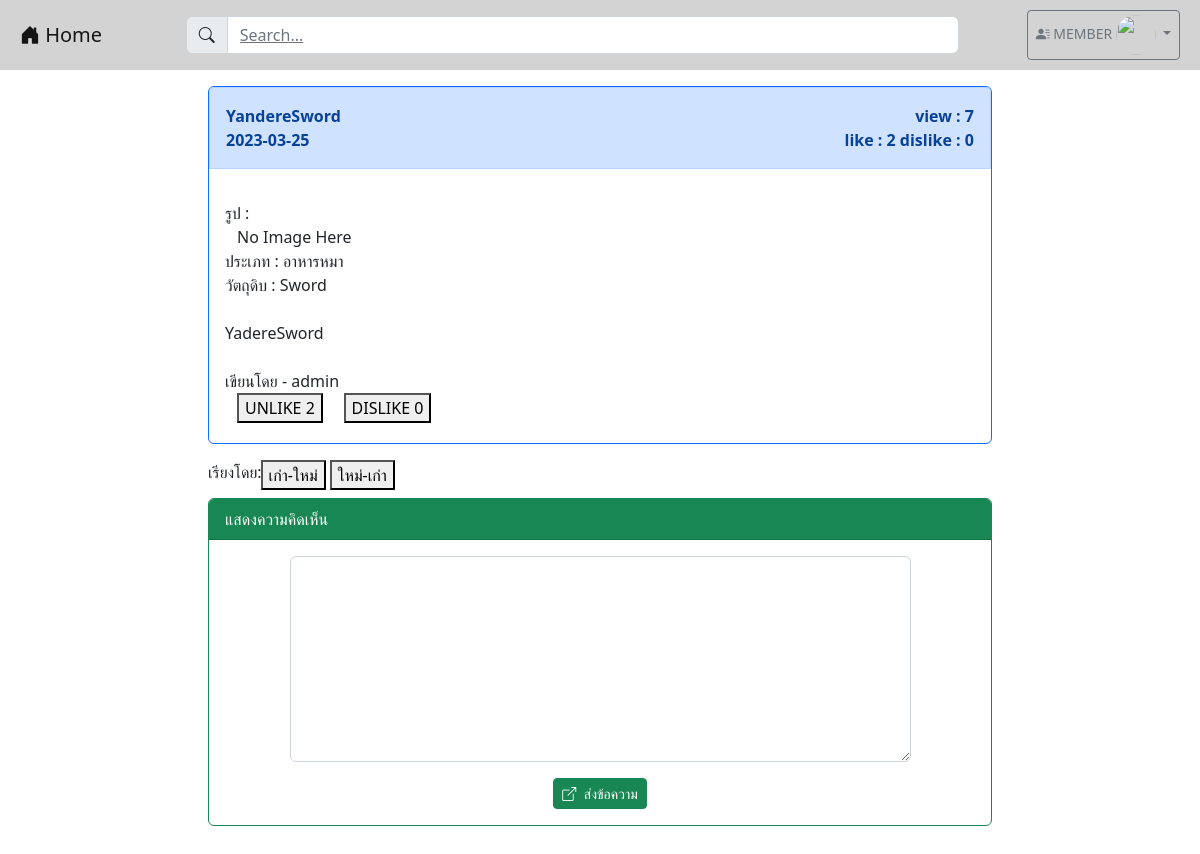
The app's page /post.php?id=108 (signed in) with its own data.
### tables this page shows
CREATE TABLE `post` (
  `post_id` int(100) NOT NULL,
  `user_id` int(100) NOT NULL,
  `category_id` int(100) NOT NULL,
  `post_title` varchar(1000) NOT NULL,
  `post_ingredient` varchar(2024) NOT NULL,
  `post_content` varchar(2048) NOT NULL,
  `post_picture` longblob NOT NULL,
  `post_date` date NOT NULL,
  `post_like` int(100) NOT NULL,
  `post_dislike` int(100) NOT NULL,
  `post_view` int(100) NOT NULL
);

CREATE TABLE `category` (
  `category_id` int(100) NOT NULL,
  `category_tag` varchar(64) NOT NULL
);

CREATE TABLE `user` (
  `user_id` int(100) NOT NULL,
  `user_username` varchar(64) NOT NULL,
  `user_password` varchar(64) NOT NULL,
  `user_name` varchar(64) NOT NULL,
  `user_email` varchar(64) NOT NULL,
  `user_role` varchar(1) NOT NULL,
  `user_fname` varchar(100) NOT NULL,
  `user_lname` varchar(100) NOT NULL,
  `user_phone` int(10) NOT NULL,
  `user_exp` varchar(255) NOT NULL,
  `user_des` varchar(255) NOT NULL,
  `user_country` varchar(100) NOT NULL,
  `user_state` varchar(100) NOT NULL,
  `user_pic` longblob NOT NULL
);

### post.php (the view, shortened to what this page needs)
<!DOCTYPE html>
<html lang="en">
<head>
    <link href="https://cdn.jsdelivr.net/npm/bootstrap@5.2.2/dist/css/bootstrap.min.css" rel="stylesheet"
>
    <link rel="stylesheet" href="https://cdn.jsdelivr.net/npm/bootstrap-icons@1.9.1/font/bootstrap-icons.css">
        <?php
        require 'dbConfig_PDO.php';
        $id = $_GET['id'];
        $data = $conn->query("SELECT p.post_title,u.user_name,p.user_id,u.user_id FROM post p , user u WHERE p.post_id = $id and p.user_id = u.user_id;");
        if ($data !== false) {
            while ($row = $data->fetch()) {
                $post_title = $row['0'];
                $user_id = $row['2'];
                $user_id = $row['3'];
            }
        }
        ?>
</head>
<body>
    <?php
    include "nav.php";
    ?>
    <div class="container-xxl">
        <section class="col-md-8 mx-auto m-3">
            <?php
            isset($_GET['id']) ? $id = $_GET['id'] : header("Location: index.php");
            require 'dbConfig_PDO.php';$conn = new PDO("mysql:host=$server_name;dbname=$database;charset=utf8","$username","$password");
            $conn = new PDO("mysql:host=$server_name;dbname=$database;charset=utf8", "$username", "$password");
            $data = $conn->query("SELECT p.post_id, p.post_title, p.post_date, p.category_id, p.post_ingredient, p.post_content, u.user_username, p.user_id, u.user_id, c.category_tag, c.category_id,
                                        p.post_like, p.post_dislike, p.post_view
                                    FROM post p , user u , category c
                                    WHERE p.post_id = $id and p.category_id = c.category_id and u.user_id = p.user_id");
            if ($data !== false) {
                while ($row = $data->fetch()) {
                    $post_id = $row[0];
                    $post_title = $row[1];
                    $post_date = $row[2];
                    $post_ingredient = $row[4];
                    $post_content = $row[5];
                    $user_username = $row[6];
                    $user_id = $row[7];
                    $category_tag = $row[9];
                    $post_like = $row[11];
                    $post_dislike = $row[12];
                    $post_view = $row[13];
                }
            }
            ?>
            <div class="card text-dark bg-white border-primary mb-3">
                <div class="card-header alert alert-primary">
                    <strong>
                        <?php
                        echo "<div class = 'd-flex justify-content-between'>
                            <div> $post_title </div>
                            <div style='text-align:right'> view : $post_view </div>
                            </div>";
                        echo "<div class = 'd-flex justify-content-between'>
                            <div> $post_date </div>
                            <div style='text-align:right'> like : $post_like  dislike : $post_dislike </div>
                            </div>";
                        ?>
                    </strong>
                </div>
                <div class="card-body pb-1">
                    <div class="container row mb-3 justify-content-between">
                        <?php
                        echo "รูป :";
                        require_once 'dbConfig_SQLi.php';
                        $result = $db->query("SELECT image FROM images_post WHERE post_id = $id");
                        ?>
                        <?php
                        if ($result->num_rows > 0) { ?>
                            <div class="gallery">
                                <?php while ($row = $result->fetch_assoc()) { ?>
                                    <img
                                        width='500' height='500' />
                                    <?php if (isset($_SESSION['user_id']) && !empty($_SESSION['user_id']) && $user_id == $_SESSION['user_id']) { ?>
                                        <form action="deleteimages.php" method="post" enctype="multipart/form-data">
                                            <input type="hidden" name="id" value="<?= $id; ?>">
                                            <input type="submit" name="photo" value="deleted photo">
                                        </form>
                                    <?php } ?>
                                <?php } ?>
                            </div>
                        <?php } else { ?>
                                <label>No Image Here</label>
                        <?php }
                        echo "ประเภท : $category_tag <BR>";
                        echo "วัตถุดิบ : $post_ingredient <BR><BR>";
                        echo "$post_content <BR><BR>";
                        echo "เขียนโดย - $user_username <BR>";
                        ?>
                        <?php
                        $conn = new PDO("mysql:host=$server_name;dbname=$database;charset=utf8", "$username", "$password");
                        if (isset($_SESSION['user_id']) && !empty($_SESSION['user_id'])) {
                            $session_user_id = $_SESSION['user_id'];
                            $rating_info = $conn->query("SELECT * FROM rating_post WHERE user_id = $session_user_id AND post_id = $post_id");
                        } else {
                            $rating_info = $conn->query("SELECT * FROM rating_post WHERE post_id = $post_id");
                        }
                        $rating_uid = 0;
                        $rating_status = 0;
                        if ($rating_info != false) {
                            while ($rating = $rating_info->fetch()) {
                                $rating_uid = $rating['user_id'];
                                $rating_status = $rating['rating'];
                            }
                        }
                        if (isset($_SESSION['user_id']) && !empty($_SESSION['user_id'])) { ?>
                            <form action="test_area.php" name="" method="post">
                                <?php if (($_SESSION['user_id'] == $rating_uid || $rating_uid == '0') && $rating_status != '1') { ?>
                                    <button type="submit" name="rating" class="button" value="1">LIKE
                                        <?php echo $post_like ?>
                                    </button>
                                <?php } else { ?>
                                    <button type="submit" name="rating" class="button" value="2">UNLIKE
                                        <?php echo $post_like ?>
                                    </button>
                                <?php } ?>
                                <?php if (($_SESSION['user_id'] == $rating_uid || $rating_uid == '0') && $rating_status != '-1') { ?>
                                    <button type="submit" name="rating" class="button" value="-1">DISLIKE
                                        <?php echo $post_dislike ?>
                                    </button>
                                <?php } else { ?>
                                    <button type="submit" name="rating" class="button" value="-2">UNDISLIKE
                                        <?php echo $post_dislike ?>
                                    </button>
                                <?php } ?>
                            </form>
                            <?php } ?>
                    </div>
                </div>
            </div>
            <div class="d-flex pb-2">
                <div class="input-group">
                    <label>เรียงโดย: </label>
                    <form name="" method="post">
                        <button type="submit" name="sort" class="button" value="1">เก่า-ใหม่</button>
                        <button type="submit" name="sort" class="button" value="0">ใหม่-เก่า</button>
                    </form>
                </div>
            </div>
            <?php
            if (isset($_SESSION["id"])) {
                ?>
                <div class="card text-dark bg-white border-success">
                    <div class="card-header bg-success text-white">แสดงความคิดเห็น</div>
                    <div class="card-body">
                        <form action="post_save.php" method="post">
                            <div class="row mb-3 justify-content-center">
                                <div class="col-lg-10">
                                    <textarea name="comment" class="form-control" rows="8" required></textarea>
                                </div>
                            </div>
                            <div class="row">
                                <div class="col-lg-12">
                                    <center>
                                        <button type="submit" class="btn btn-success btn-sm text-white">
                                            <i class="bi bi-box-arrow-up-right me-1"></i>
                                            ส่งข้อความ
                                        </button>
                                    </center>
                                </div>
                            </div>
                        </form>
                    </div>
                </div>
                <br><br>
                <?php
            }
            ?>
        </section>
    </div>
</body>
</html>

### records on screen
post: post_title "YandereSword", post_view "7", post_date "2023-03-25", post_like "2", post_dislike "0", category.category_tag "อาหารหมา", post_ingredient "Sword", post_content "YadereSword", user.user_username "admin"

### other values on screen
$_SESSION['username'] "MEMBER"
